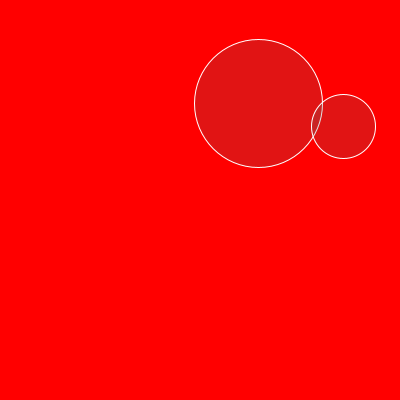
Frame 1 (no input)
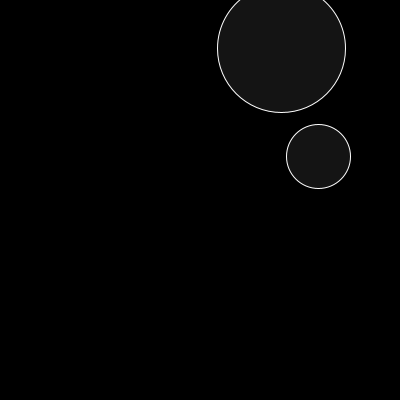
Frame 60 (the mouse pressed at the canvas centre just before this capture)
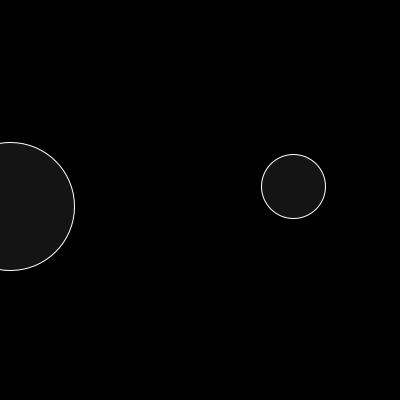
Frame 120 (the mouse held since frame 60 and released just before this capture)

The Processing sketch that drew these frames (run headless with seeded random() and noise(); from frame 60 on, the mouse is pressed at the canvas centre):

// Processing sketch: exemple_18_04_deux_balles_intersection
// ── exemple_18_04_deux_balles_intersection.pde
Balle b1, b2;

void setup() {
  size(400, 400);
  b1 = new Balle(64);
  b2 = new Balle(32);
}

void draw() {
  if (b1.intersecte(b2)) {
    background(255, 0, 0);
  } else {
    background(0);
  }
  b1.dessiner();
  b2.dessiner();
  b1.bouger();
  b2.bouger();
}
// ── Balle.pde
class Balle {
  float r;      // Rayon
  float x, y;   // Position
  float vx, vy; // Vitesse
  
  Balle(float r) {
    this.r = r;
    x = random(width);
    y = random(height);
    vx = random(-5, 5);
    vy = random(-5, 5);
  }
  
  void bouger() {
    x += vx;
    y += vy;
    if (x < 0 || x > width) {
      vx *= -1;
    }
    if (y < 0 || y > height) {
      vy *= -1;
    }
  }
  
  void dessiner() {
    stroke(255);
    fill(100, 50);
    ellipse(x, y, 2 * r, 2 * r);
  }
  
  boolean intersecte(Balle b) {
    return dist(x, y, b.x, b.y) < r + b.r;
  }
}
